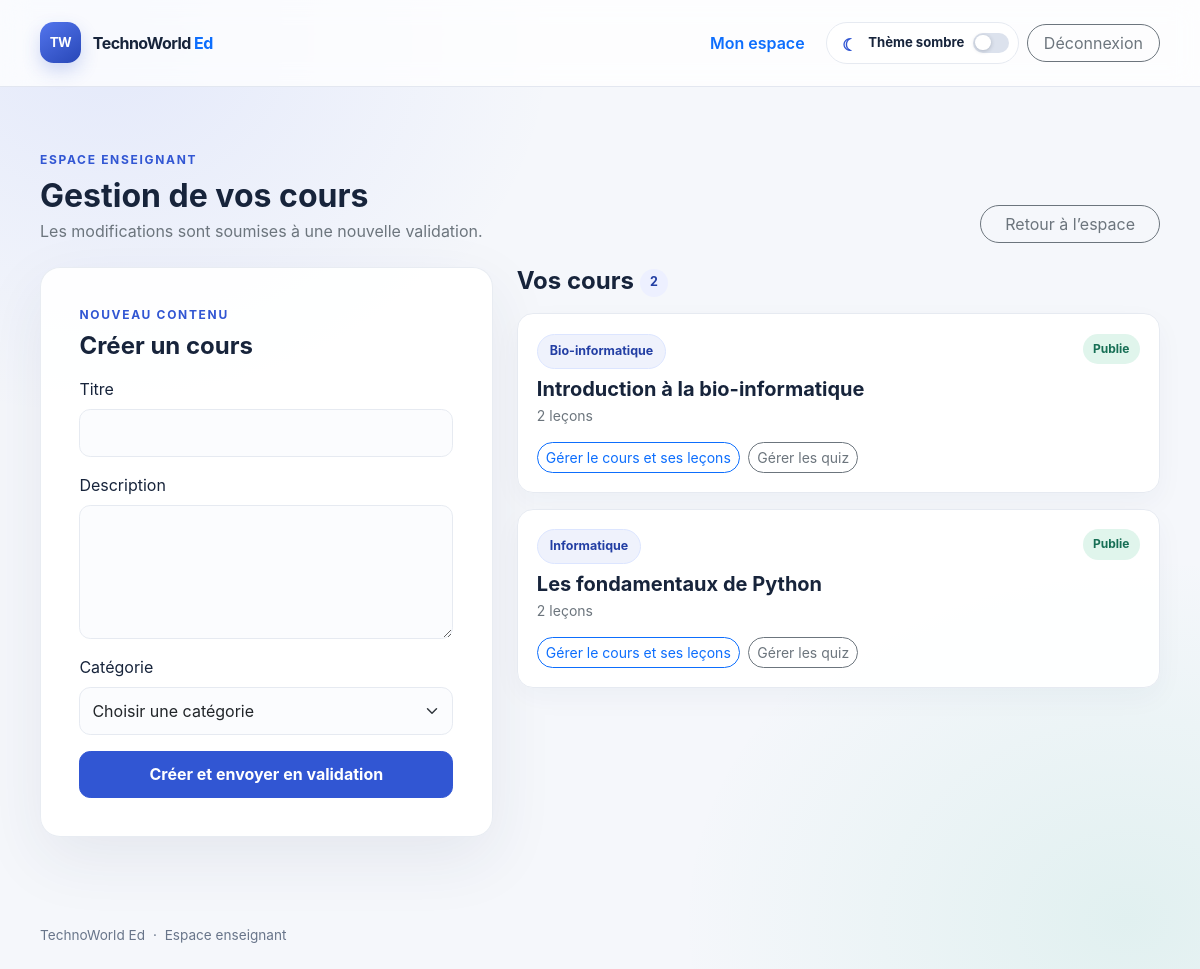
/pages/enseignant/cours.php (signed in), run on the app's committed database.
### tables this page shows
CREATE TABLE IF NOT EXISTS cours (
    id INT UNSIGNED NOT NULL AUTO_INCREMENT,
    titre VARCHAR(200) NOT NULL,
    description TEXT NOT NULL,
    statut ENUM('brouillon', 'en_attente', 'publie', 'refuse')
        NOT NULL DEFAULT 'en_attente',
    prix DECIMAL(10,2) UNSIGNED NOT NULL DEFAULT 0.00,
    acces ENUM('gratuit', 'premium') NOT NULL DEFAULT 'gratuit',
    auteur_id INT UNSIGNED NOT NULL,
    categorie_id INT UNSIGNED NOT NULL,
    created_at TIMESTAMP NOT NULL DEFAULT CURRENT_TIMESTAMP,
    updated_at TIMESTAMP NOT NULL DEFAULT CURRENT_TIMESTAMP ON UPDATE CURRENT_TIMESTAMP,
    PRIMARY KEY (id),
    KEY idx_cours_statut_categorie (statut, categorie_id),
    KEY idx_cours_auteur (auteur_id),
    CONSTRAINT fk_cours_auteur
        FOREIGN KEY (auteur_id) REFERENCES utilisateur (id)
        ON UPDATE CASCADE ON DELETE CASCADE,
    CONSTRAINT fk_cours_categorie
        FOREIGN KEY (categorie_id) REFERENCES categorie (id)
        ON UPDATE CASCADE ON DELETE RESTRICT,
    CONSTRAINT chk_cours_prix_non_negatif CHECK (prix >= 0)
);

CREATE TABLE IF NOT EXISTS categorie (
    id INT UNSIGNED NOT NULL AUTO_INCREMENT,
    nom VARCHAR(100) NOT NULL,
    created_at TIMESTAMP NOT NULL DEFAULT CURRENT_TIMESTAMP,
    updated_at TIMESTAMP NOT NULL DEFAULT CURRENT_TIMESTAMP ON UPDATE CURRENT_TIMESTAMP,
    PRIMARY KEY (id),
    UNIQUE KEY uq_categorie_nom (nom)
);

### includes/bootstrap.php (called while the page is built, shortened)
<?php
function h(string $value): string
{
    return htmlspecialchars($value, ENT_QUOTES | ENT_SUBSTITUTE, 'UTF-8');
}
function app_url(string $path): string
{
    $scriptDirectory = str_replace('\\', '/', dirname($_SERVER['SCRIPT_NAME'] ?? '/'));
    $pagesPosition = strpos($scriptDirectory, '/pages/');
    if ($pagesPosition !== false) {
        $scriptDirectory = substr($scriptDirectory, 0, $pagesPosition);
    } elseif (substr($scriptDirectory, -6) === '/pages') {
        $scriptDirectory = substr($scriptDirectory, 0, -6);
    }
    $basePath = rtrim($scriptDirectory, '/');
    return $basePath . '/' . ltrim($path, '/');
}

### pages/enseignant/cours.php (the view, shortened to what this page needs)
<?php
require __DIR__ . '/../../includes/bootstrap.php';
$teacher = require_role('enseignant');
$coursesStatement = $pdo->prepare(
    'SELECT c.id, c.titre, c.description, c.statut, c.categorie_id,
            cat.nom AS categorie, COUNT(l.id) AS nombre_lecons
     FROM cours AS c
     INNER JOIN categorie AS cat ON cat.id = c.categorie_id
     LEFT JOIN lecon AS l ON l.cours_id = c.id
     WHERE c.auteur_id = :auteur_id
     GROUP BY c.id, c.titre, c.description, c.statut, c.categorie_id, cat.nom
     ORDER BY c.updated_at DESC, c.id DESC'
);
$coursesStatement->execute(['auteur_id' => $teacher['id']]);
$courses = $coursesStatement->fetchAll();
$selectedCourse = null;
?>
<!doctype html>
<html lang="fr">
<head>
    <link href="https://cdn.jsdelivr.net/npm/bootstrap@5.3.3/dist/css/bootstrap.min.css" rel="stylesheet">
    <link href="<?= h(app_url('assets/css/app.css')) ?>" rel="stylesheet">
</head>
<body>
<header class="tw-topbar">
    <div class="tw-shell d-flex align-items-center justify-content-between gap-3">
        <a class="tw-brand" href="<?= h(app_url('index.php')) ?>">
            <span class="tw-brand-mark" aria-hidden="true">TW</span>
            <span>TechnoWorld <span class="text-primary">Ed</span></span>
        </a>
        <div class="d-flex align-items-center gap-2">
            <a class="btn btn-link text-decoration-none fw-semibold d-none d-sm-inline"
               href="<?= h(app_url('index.php')) ?>">Mon espace</a>
            <button class="tw-theme-toggle" type="button" data-theme-toggle
                    data-state="light" aria-pressed="false">
                <span class="tw-toggle-icon" aria-hidden="true">☾</span>
                <span class="tw-toggle-label">Thème sombre</span>
                <span class="tw-toggle-track" aria-hidden="true"><span class="tw-toggle-thumb"></span></span>
            </button>
            <form method="post" action="<?= h(app_url('pages/logout.php')) ?>">
                <button class="btn btn-outline-secondary rounded-pill px-3" type="submit">Déconnexion</button>
            </form>
        </div>
    </div>
</header>
<main class="tw-shell tw-main">
    <div class="d-flex flex-column flex-md-row align-items-md-end justify-content-between gap-3 mb-4">
        <div>
            <p class="tw-kicker mb-2">Espace enseignant</p>
            <h1 class="h2 fw-bold mb-1">Gestion de vos cours</h1>
            <p class="text-secondary mb-0">Les modifications sont soumises à une nouvelle validation.</p>
        </div>
        <a class="btn btn-outline-secondary rounded-pill px-4" href="<?= h(app_url('index.php')) ?>">
            Retour à l’espace
        </a>
    </div>
    <div class="row g-4 align-items-start">
        <section class="col-lg-5">
            <div class="tw-panel">
                <div class="tw-panel-body">
                    <p class="tw-kicker mb-2"><?= $selectedCourse ? 'Modifier le cours' : 'Nouveau contenu' ?></p>
                    <h2 class="h4 fw-bold mb-3"><?= $selectedCourse ? h($selectedCourse['titre']) : 'Créer un cours' ?></h2>
                    <form method="post" action="<?= h(app_url('pages/enseignant/cours.php' . ($selectedCourse ? '?cours=' . (int) $selectedCourse['id'] : ''))) ?>">
                        <div class="mb-3">
                            <label class="form-label" for="titre">Titre</label>
                            <input class="form-control tw-form-control" id="titre" name="titre"
                                   maxlength="200" minlength="3" required
                                   value="<?= h($selectedCourse['titre'] ?? '') ?>">
                        </div>
                        <div class="mb-3">
                            <label class="form-label" for="description">Description</label>
                            <textarea class="form-control tw-form-control" id="description" name="description"
                                      rows="5" maxlength="20000" minlength="10" required><?= h($selectedCourse['description'] ?? '') ?></textarea>
                        </div>
                        <div class="mb-3">
                            <label class="form-label" for="categorie_id">Catégorie</label>
                            <select class="form-select tw-form-control" id="categorie_id" name="categorie_id" required>
                                <option value="">Choisir une catégorie</option>
                            </select>
                        </div>
                        <button class="btn btn-tw-primary w-100" type="submit">
                            <?= $selectedCourse ? 'Enregistrer et renvoyer en validation' : 'Créer et envoyer en validation' ?>
                        </button>
                    </form>
                </div>
            </div>
        </section>
        <section class="col-lg-7">
            <div class="d-flex align-items-center justify-content-between mb-3">
                <h2 class="h4 fw-bold mb-0">Vos cours <span class="tw-count-badge"><?= count($courses) ?></span></h2>
            </div>
            <?php if ($courses === []): ?>
                <div class="tw-empty-state">
                    <div class="tw-side-icon mx-auto mb-3" aria-hidden="true">✎</div>
                    <h3 class="h5 fw-bold">Votre espace de création est prêt</h3>
                    <p class="text-secondary mb-0">Créez un cours pour commencer à construire votre parcours.</p>
                </div>
            <?php else: ?>
                <div class="d-grid gap-3">
                    <?php foreach ($courses as $course): ?>
                        <article class="tw-course-row <?= (int) ($selectedCourse['id'] ?? 0) === (int) $course['id'] ? 'is-selected' : '' ?>">
                            <div class="d-flex flex-wrap justify-content-between align-items-start gap-2">
                                <div>
                                    <span class="tw-category-pill"><?= h($course['categorie']) ?></span>
                                    <h3 class="h5 fw-bold mt-2 mb-1"><?= h($course['titre']) ?></h3>
                                    <p class="text-secondary small mb-0">
                                        <?= (int) $course['nombre_lecons'] ?> leçon<?= (int) $course['nombre_lecons'] === 1 ? '' : 's' ?>
                                    </p>
                                </div>
                                <span class="tw-status-badge tw-status-<?= h($course['statut']) ?>">
                                    <?= h(str_replace('_', ' ', $course['statut'])) ?>
                                </span>
                            </div>
                            <a class="btn btn-sm btn-outline-primary rounded-pill mt-3"
                               href="<?= h(app_url('pages/enseignant/cours.php?cours=' . (int) $course['id'])) ?>">
                                Gérer le cours et ses leçons
                            </a>
                            <a class="btn btn-sm btn-outline-secondary rounded-pill mt-3 ms-1"
                               href="<?= h(app_url('pages/enseignant/quiz.php?cours=' . (int) $course['id'])) ?>">
                                Gérer les quiz
                            </a>
                        </article>
                    <?php endforeach; ?>
                </div>
            <?php endif; ?>
        </section>
    </div>
</main>
<footer class="tw-shell tw-footer py-4">
    TechnoWorld Ed <span class="mx-1">·</span> Espace enseignant
</footer>
</body>
</html>

### assets/css/app.css (style rules this page uses)
:root { --tw-ink: #17243b; --tw-muted: #68758a; --tw-blue: #3156d3; --tw-blue-dark: #233fa4; --tw-mint: #dff5ee; --tw-paper: #f5f7fb; --tw-border: #e6eaf1; --tw-panel-bg: rgba(255, 255, 255, .92); --tw-panel-soft: rgba(255, 255, 255, .76); --tw-line: rgba(220, 226, 237, .8); }
body { min-height: 100vh; color: var(--tw-ink); transition: color .32s ease, background-color .32s ease, background-image .32s ease; background: radial-gradient(ellipse at 9% 4%, rgba(76, 110, 245, .10), transparent 28rem), radial-gradient(ellipse at 94% 95%, rgba(48, 180, 143, .10), transparent 28rem), var(--tw-paper); font-family: Inter, ui-sans-serif, system-ui, -apple-system, "Segoe UI", sans-serif; }
.tw-shell { width: min(1120px, calc(100% - 2.5rem)); margin-inline: auto; }
.tw-brand { display: inline-flex; align-items: center; gap: .75rem; color: var(--tw-ink); font-weight: 750; letter-spacing: -.035em; text-decoration: none; }
.tw-brand-mark { display: grid; width: 2.55rem; height: 2.55rem; place-items: center; border-radius: .85rem; color: #fff; background: linear-gradient(145deg, #5375ed, #2847b7); box-shadow: 0 8px 18px rgba(49, 86, 211, .22); font-size: .82rem; letter-spacing: -.04em; }
.tw-topbar { padding-block: 1.35rem; border-bottom: 1px solid var(--tw-line); background: var(--tw-panel-soft); backdrop-filter: blur(14px); }
.tw-main { padding-block: clamp(2.5rem, 8vh, 5rem); }
.tw-main > * { animation: tw-enter .5s both; }
.tw-main > *:nth-child(2) { animation-delay: .06s; }
.tw-kicker { color: var(--tw-blue); font-size: .75rem; font-weight: 750; letter-spacing: .14em; text-transform: uppercase; }
.tw-panel { overflow: hidden; border: 1px solid rgba(230, 234, 241, .9); border-radius: 1.25rem; background: var(--tw-panel-bg); box-shadow: 0 22px 65px rgba(35, 54, 91, .08); }
.tw-panel-body { padding: clamp(1.5rem, 4vw, 2.4rem); }
.tw-form-control { min-height: 3rem; border-color: var(--tw-border); border-radius: .7rem; background-color: #fbfcfe; }
.btn-tw-primary { min-height: 2.9rem; border-color: var(--tw-blue); border-radius: .7rem; color: #fff; background: var(--tw-blue); font-weight: 650; }
.tw-footer { color: var(--tw-muted); font-size: .85rem; }
.tw-theme-toggle { display: inline-flex; min-height: 2.65rem; align-items: center; gap: .55rem; padding: .35rem .55rem .35rem .8rem; border: 1px solid var(--tw-border); border-radius: 999px; color: var(--tw-ink); background: var(--tw-panel-bg); font: inherit; font-size: .82rem; font-weight: 650; white-space: nowrap; cursor: pointer; transition: color .25s ease, background-color .25s ease, border-color .25s ease, box-shadow .25s ease, transform .2s ease; }
.tw-toggle-icon { display: inline-grid; width: 1.25rem; height: 1.25rem; place-items: center; color: var(--tw-blue); font-size: 1.05rem; transition: transform .42s cubic-bezier(.2, .8, .2, 1); }
.tw-toggle-track { position: relative; display: inline-flex; width: 2.25rem; height: 1.25rem; align-items: center; padding: .15rem; border-radius: 999px; background: #dce2ed; transition: background-color .3s ease; }
.tw-toggle-thumb { display: block; width: .95rem; height: .95rem; border-radius: 50%; background: #fff; box-shadow: 0 1px 4px rgba(24, 36, 60, .24); transition: transform .35s cubic-bezier(.2, .8, .2, 1), background-color .3s ease; }
.tw-count-badge { display: inline-grid; min-width: 1.8rem; height: 1.8rem; place-items: center; border-radius: 50%; color: var(--tw-blue-dark); background: #edf0ff; font-size: .78rem; vertical-align: .2em; }
.tw-course-row, .tw-editor-card { padding: 1.2rem; border: 1px solid var(--tw-border); border-radius: 1rem; background: var(--tw-panel-bg); box-shadow: 0 10px 28px rgba(35, 54, 91, .04); transition: border-color .18s ease, transform .18s ease; }
.tw-status-badge { padding: .4rem .65rem; border-radius: 99px; font-size: .75rem; font-weight: 700; text-transform: capitalize; }
.tw-status-publie { color: #176f55; background: #e0f5ec; }
.tw-category-pill { display: inline-flex; align-items: center; padding: .45rem .75rem; border: 1px solid #dce5ff; border-radius: 99px; color: var(--tw-blue-dark); background: rgba(49, 86, 211, .08); font-size: .78rem; font-weight: 700; }
a { color: var(--tw-blue); }

### data on the page
cours: categorie.nom "Bio-informatique", titre "Introduction à la bio-informatique", nombre_lecons "2", statut "Publie"
cours: categorie.nom "Informatique", titre "Les fondamentaux de Python", nombre_lecons "2", statut "Publie"

### other printed values
count($courses) "2"
